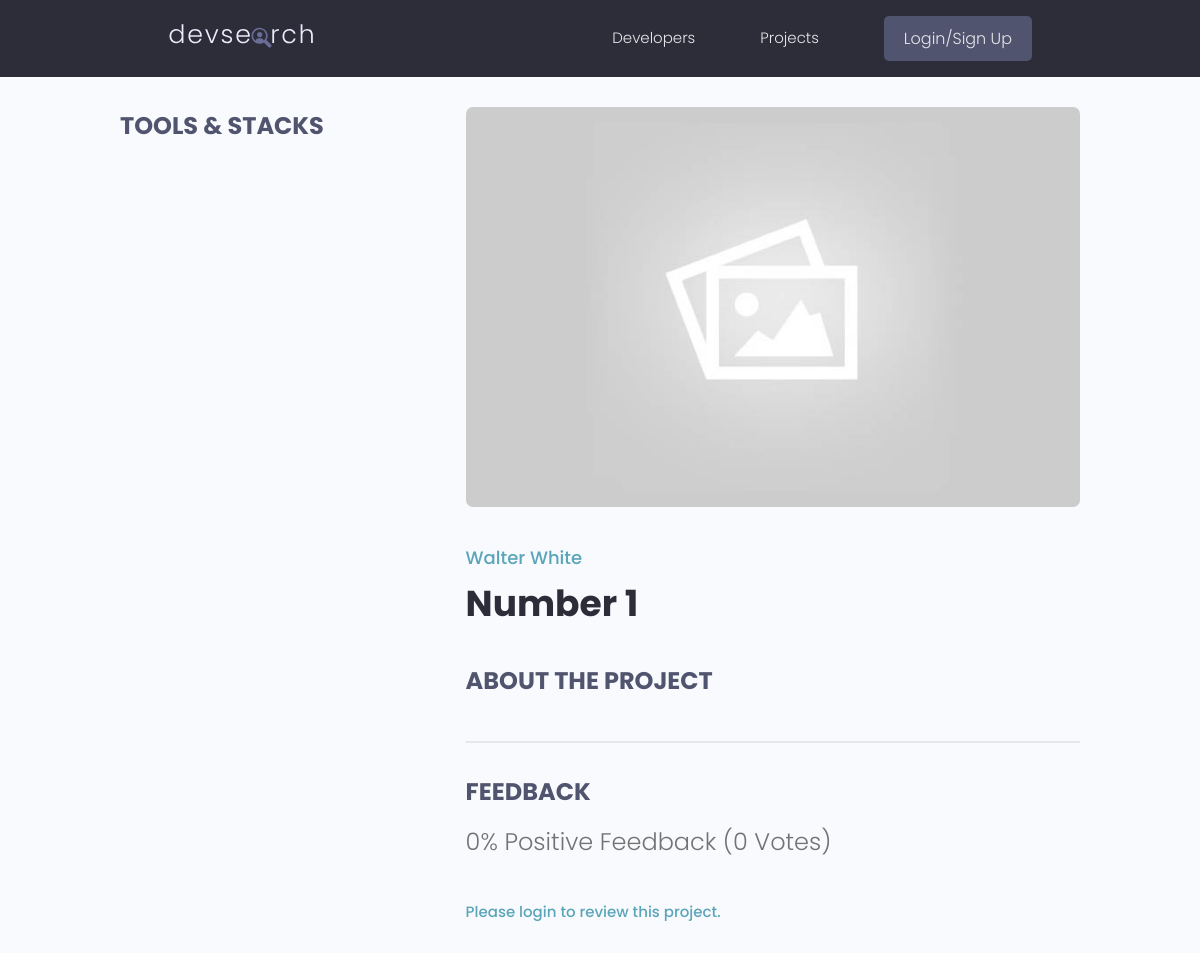
/projects/project/958c6def8e144dffbe109bc4b359aabf, run on an earlier commit of the app's database.
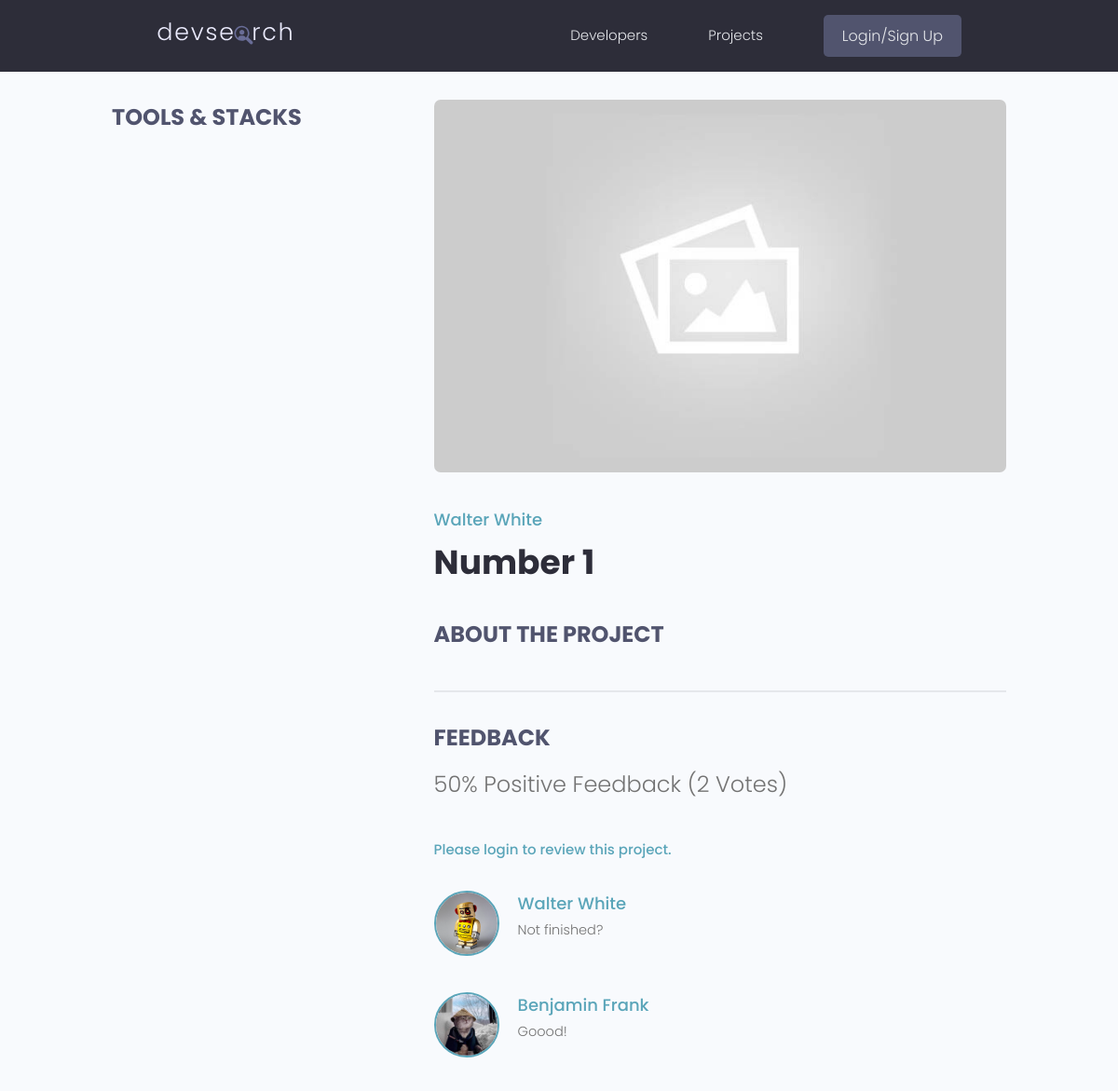
And on a later commit of the database.
### projects/models.py (models this page shows, shortened)
class Project(models.Model):
    owner = models.ForeignKey(Profile, null=True, blank=True, on_delete=models.SET_NULL)
    title = models.CharField(max_length=200)
    description = models.TextField(null=True, blank=True)
    featured_image = models.ImageField(null=True, blank=True, default='default.jpg')
    demo_link = models.CharField(max_length=400, null=True, blank=True)
    source_link = models.CharField(max_length=400, null=True, blank=True)
    tags = models.ManyToManyField('Tag', blank=True)
    vote_total = models.IntegerField(default=0, null=True, blank=True)
    vote_ratio = models.IntegerField(default=0, null=True, blank=True)
    created = models.DateTimeField(auto_now_add=True)
    id = models.UUIDField(default=uuid.uuid4, unique=True, primary_key=True, editable=False)
    @property
    def reviewers(self):
        queryset = self.review_set.all().values_list('owner__id', flat=True)
        return queryset
    class Meta:
        ordering = ['-vote_ratio', '-vote_total', 'title']

class Review(models.Model):
    VOTE_TYPE = (
        ('up', 'Up Vote'),
        ('down', 'Down Vote'),
    )
    owner = models.ForeignKey(Profile, on_delete=models.CASCADE, null=True)
    project = models.ForeignKey(Project, on_delete=models.CASCADE)
    body = models.TextField(null=True, blank=True)
    value = models.CharField(max_length=200, choices=VOTE_TYPE)
    created = models.DateTimeField(auto_now_add=True)
    id = models.UUIDField(default=uuid.uuid4, unique=True, primary_key=True, editable=False)
    class Meta:
        unique_together = [['owner', 'project']]

### users/models.py (models this page shows, shortened)
class Profile(models.Model):
    user = models.OneToOneField(User, on_delete=models.CASCADE, null=True, blank=True)
    name = models.CharField(max_length=100, blank=True, null=True)
    username = models.CharField(max_length=100, blank=True, null=True)
    location = models.CharField(max_length=100, blank=True, null=True)
    email = models.EmailField(max_length=100, blank=True, null=True)
    short_intro = models.CharField(max_length=150, blank=True, null=True)
    bio = models.TextField(blank=True, null=True)
    profile_image = models.ImageField(null=True, blank=True,
                                      upload_to='profiles/', default='profiles/default-profile.jpg')
    social_github = models.CharField(max_length=150, blank=True, null=True)
    social_twitter = models.CharField(max_length=150, blank=True, null=True)
    social_linkedin = models.CharField(max_length=150, blank=True, null=True)
    social_youtube = models.CharField(max_length=150, blank=True, null=True)
    social_website = models.CharField(max_length=150, blank=True, null=True)
    created = models.DateTimeField(auto_now_add=True)
    id = models.UUIDField(default=uuid.uuid4, unique=True, primary_key=True, editable=False)

### projects/views.py (the view, shortened to what this page needs)
# urls.py: path('project/<str:pk>', views.project, name="project"),
def project(request, pk):
    projectObj = Project.objects.get(id=pk)
    form = ReviewForm()\
    content = {'project': projectObj, 'form': form}
    return render(request, 'projects/project.html', content)

### projects/templates/projects/project.html (shortened to what this page needs)
{% extends 'main.html' %}
{% block content %}
<main class="singleProject my-md">
    <div class="container">
      <div class="layout">
        <div class="column column--1of3">
          <h3 class="singleProject__subtitle">Tools & Stacks</h3>
        </div>
        <div class="column column--2of3">
          <img class="singleProject__preview" src="{{ project.featured_image.url }}" alt="portfolio thumbnail" />
          <a href="{% url 'profile' project.owner.id %}" class="singleProject__developer">{{ project.owner.name }}</a>
          <h2 class="singleProject__title">{{ project.title }}</h2>
          <h3 class="singleProject__subtitle">About the Project</h3>
          <div class="comments">
            <h3 class="singleProject__subtitle">Feedback</h3>
            <h5 class="project--rating">
                {{ project.vote_ratio }}% Positive Feedback ({{ project.vote_total }} Vote{{ project.vote_total|pluralize:"s" }})
            </h5>
            {% if request.user.profile.id in project.reviewers %}
                <p>You have already submitted your review for this project...</p>
                {% elif request.user.profile == project.owner %}
                    <p>You can not review your own project...</p>
                    {% else %}
                    <a href="{% url 'login'  %}?next={{ request.path }}">Please login to review this project.</a>
            {% endif %}
            <div class="commentList">
              {% for review in project.review_set.all %}
                  {% if review.body %}
                    <div class="comment">
                        <a href="{% url 'profile' review.owner.id %}">
                          <img class="avatar avatar--md"
                            src="{{ review.owner.profile_image.url }}" alt="user" />
                        </a>
                        <div class="comment__details">
                          <a href="{% url 'profile' review.owner.id %}" class="comment__author">{{ review.owner.name }}</a>
                          <p class="comment__info">
                            {{ review.body|linebreaksbr }}
                          </p>
                        </div>
                    </div>
                  {% endif %}
              {% endfor %}
            </div>
          </div>
        </div>
      </div>
    </div>
  </main>
{% endblock %}

What changed in the data, as far as the page shows it:
changed Project "Number 1": vote_ratio "0" → "50"; vote_total "0" → "2"
added Review: owner.profile_image (picture), owner.name "Walter White", body "Not finished?"
added Review: owner.profile_image (picture), owner.name "Benjamin Frank", body "Goood!"
